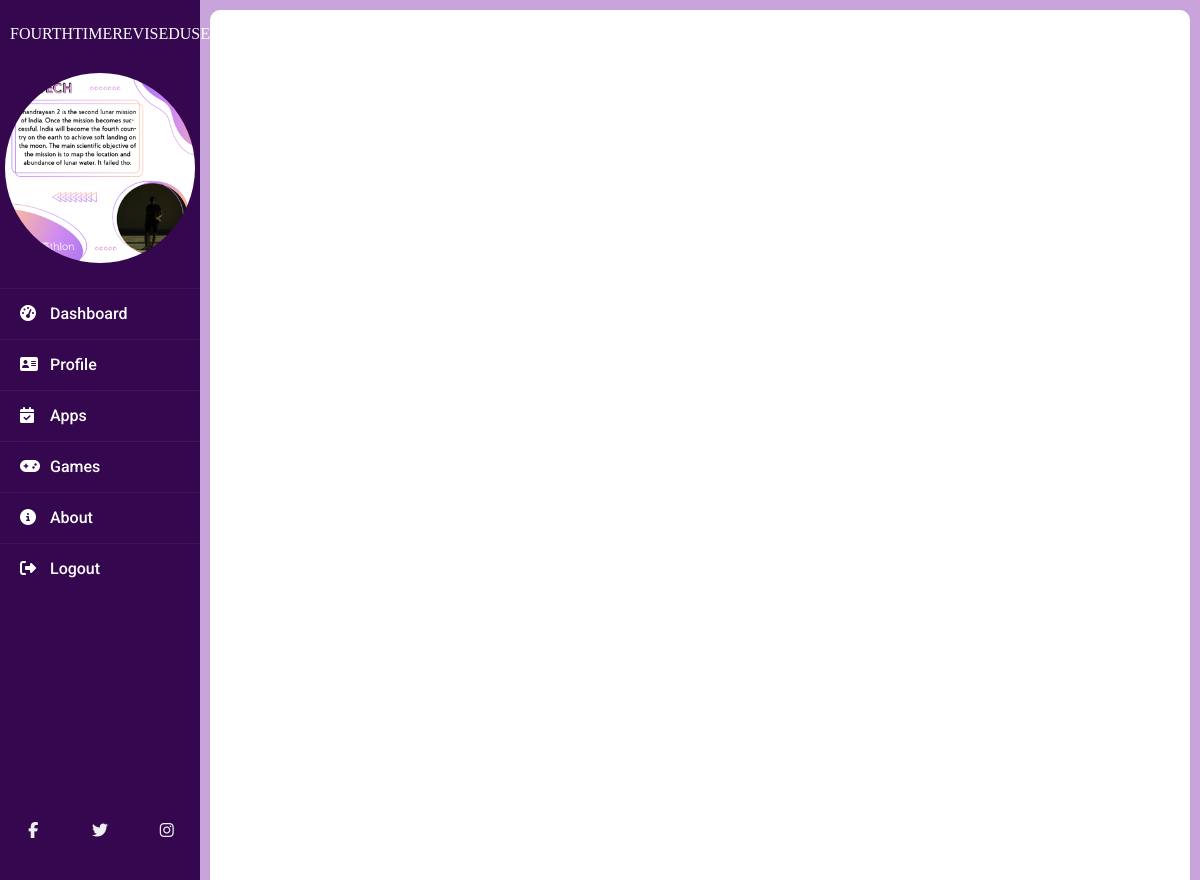
The app's page /users/ (signed in) with its own data.
### users/models.py (models this page shows, shortened)
class CustomUser(AbstractUser):
    pass

class Profile(models.Model):
  user = models.OneToOneField(CustomUser, on_delete= models.CASCADE)
  image = models.ImageField(default= "default.jpg", upload_to="profile_pics" )

### templates/base-user.html (shortened to what this page needs)
<!DOCTYPE html>
<html>
<head>
  {% load static%}
  <link rel="stylesheet" type="text/css" href="{% static "/css/main1.css" %}">
</head>
<body>
  <div class="wrapper">
    <div class="sidebar">
      <div class="username">
        <span>{{user.username}}</span>
      </div>
      <div class="image">
        <img class="profile-pic" src="{{user.profile.image.url}}">
      </div>
      <div class="links">
        <ul>
          <li><a href="{% url 'portfolio' %}"><i class="fas fa-tachometer-alt"></i>Dashboard</a></li>
          <li><a href="{% url 'profile' %}"><i class="fas fa-address-card"></i>Profile</a></li>
          <li><a href="#App"><i class="fas fa-calendar-check"></i>Apps</a></li>
          <li><a href="{% url 'games_index' %}"><i class="fas fa-gamepad"></i>Games</a></li>
          <li><a href="#"><i class="fas fa-info-circle"></i>About</a></li>
          <li><a href="{% url 'logout' %}"><i class="fas fa-sign-out-alt"></i>Logout</a></li>
        </ul>
      </div>
      <div class="social_media">
        <a href="#"><i class="fab fa-facebook-f fab-3"></i></a>
        <a href="#"><i class="fab fa-twitter fab-3"></i></a>
        <a href="#"><i class="fab fa-instagram fab-3"></i></a>
      </div>
    </div>
    <div class="main_content">
    </div>
  </div>
</body>
</html>

### static/css/main1.css (style rules this page uses)
:root { --DarkViolet-color: #35074f; --MediumViolet-color: #8e20c9; --LightViolet-color: #c8a4db; --White-color: #ffffff; --Rose-color: #f03a47; }
* { box-sizing: border-box; margin: 0; padding: 0; list-style: none; text-decoration: none; }
body { background-color: var(--White-color); }
li, a, button { font-family: "Roboto", sans-serif; font-size: 16px; font-weight: 500; color: #edf0f1; text-transform: none; }
.wrapper { display: flex; position: relative; background-color: var(--LightViolet-color); }
.sidebar { display: flex; background-color: var(--DarkViolet-color); position: fixed; height: 100%; width: 200px; flex-direction: column; padding: 20px 0; }
.sidebar div { width: 100%; margin-bottom: 10px; align-items: center; }
.sidebar .username { color: var(--White-color); text-transform: uppercase; text-align: center; padding: 5px 10px; }
.sidebar img { display: block; margin: auto; width: 100%; border-radius: 50%; padding: 15px 5px; }
.sidebar ul li { padding: 15px 20px; border-bottom: 1px solid rgba(30,31,38,0.05); border-top: 1px solid rgba(225,225,225,0.05); cursor: pointer; }
.sidebar ul li a { color: var(--White-color); display: block; }
.sidebar ul li a .fas { width: 30px; }
.sidebar .social_media { display: flex; flex-wrap: wrap; position: static; bottom: 0; width: 100%; justify-content: space-around; margin: auto 0px 0px 0px; }
.social_media a { flex-basis: 33%; padding: 20px; text-align: center; cursor: pointer; }
.main_content { background-color: var(--White-color); width: 100%; margin: 10px 10px 10px 210px; border-radius: 10px; min-height: 100VH; }

### records on screen
CustomUser: username "FOURTHTIMEREVISEDUSER2", profile.image (picture)
